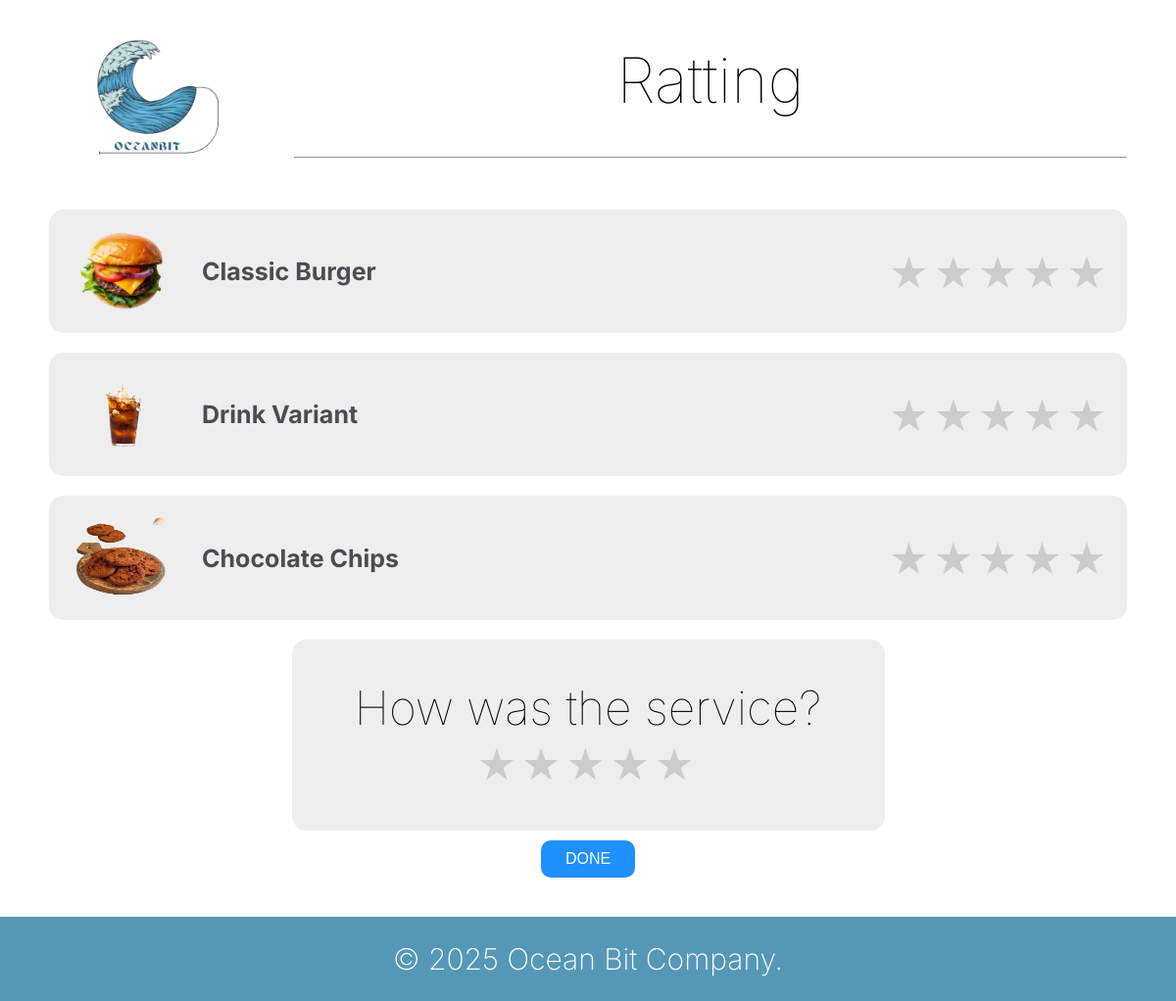
/ratting/550CC2B4/, run on the app's committed database.
### App_ERP/models.py (models this page shows, shortened)
class OrderItem(models.Model):
    menu = models.ForeignKey(MenuItem, null=True, blank=True, on_delete=models.SET_NULL, related_name='order_items')
    order = models.ForeignKey(Order, on_delete=models.CASCADE, related_name="items")
    nama_menu = models.CharField(max_length=100)
    harga = models.IntegerField()
    jumlah = models.IntegerField()

class MenuItem(models.Model):
    name = models.CharField(max_length=255)
    category = models.CharField(max_length=255)
    price = models.DecimalField(max_digits=10, decimal_places=2)
    image = models.ImageField(upload_to='menu_images/', blank=True, null=True)

### App_ERP/views.py (the view, shortened to what this page needs)
# urls.py: path('ratting/<str:kode_bill>/', views.ratting, name='ratting'),
def ratting(request, kode_bill):
    order = get_object_or_404(Order, kode_bill=kode_bill)
    return render(request, 'customer/ratting.html', {'order': order})

### App_ERP/templates/customer/ratting.html (shortened to what this page needs)
{% load static %}
<!DOCTYPE html>
<html lang="en">
  <head>
    <link rel="stylesheet" href="{% static 'css/ratting.css' %}">
  </head>
  <body>
    <div class="all">
      <div class="judul">
          <div class="logo2">
              <img src="{% static 'images/Logo2.png'%}" alt="Logo2" width="200px" height="200px">
          </div>
          <div class="judul-text">
              <h1>Ratting</h1>
              <hr>
          </div>
      </div>
      <form method="POST">
        {% for item in order.items.all %}
          <div class="rating-item">
            <div class="food-label">
              {% if item.menu and item.menu.image %}
                <img class="food-img" src="{% static item.menu.image %}" alt="{{ item.nama_menu }}">
              {% else %}
                <img class="food-img" src="{% static 'images/default.jpg' %}" alt="No Image">
              {% endif %}
              <strong>{{ item.nama_menu }}</strong>
            </div>
            <div class="rating-stars">
              {% for i in "54321" %}
                <label for="star{{ i }}_{{ item.id }}">★</label>
              {% endfor %}
            </div>
          </div>
        {% endfor %}
        <div class="service-box">
          <p>How was the service?</p>
            <div class="rating-stars">
              {% for i in "54321" %}
                <label for="star{{ i }}_{{ item.id }}">★</label>
              {% endfor %}
            </div>
        </div>
        <button class="done-button" type="submit">DONE</button>
      </form>
    </div>
    <footer>
      <p>© 2025 Ocean Bit Company.</p>
    </footer>
  </body>
</html>

### App_ERP/static/css/ratting.css (style rules this page uses)
* { margin: 0; padding: 0; box-sizing: border-box; }
body { font-family: "Inter", serif; font-optical-sizing: auto; font-style: normal; width: 100%; height: 100%; }
.all { display: flex; flex-direction: column; align-items: center; padding-right: 50px; padding-left: 50px; width: 100%; height: 100%; }
.judul { width: 100%; display: flex; align-items: center; justify-content: space-between; gap: 50px; }
.judul-text { display: flex; flex-direction: column; align-items: center; flex-grow: 1; }
.judul-text h1 { font-size: 64px; text-align: center; font-weight: 100; color: #000000; }
.judul-text hr { display: inline; width: 100%; height: 1px; background-color: rgb(28.63% 30.2% 32.55%); margin-top: 40px; justify-content: center; }
form { display: flex; flex-direction: column; align-items: center; justify-content: center; border-radius: 12px; width: 100%; }
.rating-item { display: flex; align-items: center; background-color: #eee; margin: 10px 0; padding: 12px 16px; border-radius: 15px; width: 100%; box-sizing: border-box; height: 126.23px; justify-content: space-between; }
.rating-stars { display: flex; flex-direction: row-reverse; justify-content: flex-start; }
.rating-stars label { font-size: 45px; color: #ccc; cursor: pointer; transition: color 0.2s; margin-right: 5px; }
.rating-stars label { direction: ltr; }
.service-box { display: flex; flex-direction: column; align-items: center; justify-content: center; background-color: #eee; margin: 10px auto; padding: 10px 20px; border-radius: 15px; width: 55%; height: 195px; }
.service-box p { font-size: 48px; font-weight: 100; }
.done-button { background-color: #1e90ff; color: white; border: none; padding: 10px 25px; font-size: 16px; border-radius: 10px; cursor: pointer; }
img.food-img { width: 120px; height: 110px; border-radius: 50%; margin-right: 20px; }
.food-label { display: flex; align-items: center; }
.food-label strong { font-size: 25px; color: #494D53; }
footer { width: 100%; margin-top: 40px; display: block; text-align: center; padding: 25px; background-color: #5598B6; }
footer p { color: white; font-size: 30px; font-weight: 200; }

### data on the page
OrderItem: menu.image (picture), nama_menu "Classic Burger"
OrderItem: menu.image (picture), nama_menu "Drink Variant"
OrderItem: menu.image (picture), nama_menu "Chocolate Chips"
